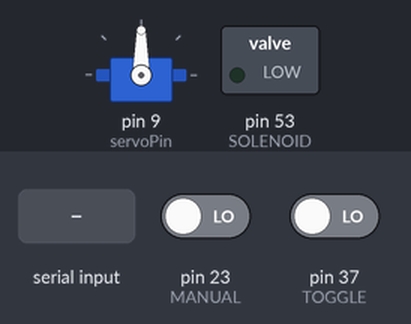
Bench run of a sketch on a simulated Arduino Mega 2560, built with avr-gcc and run on an emulated ATmega2560. Parts: servo, switched loads named in the sketch (green lamp = pin HIGH). Dashed ring = blinking. Inputs (shaded band) come from the test bench; at power-on: pin 37 (TOGGLE) LOW, pin 23 (MANUAL) LOW.

Above: at 1.2 s.
1.3 s: "1" received over Serial
At 1.7 s:
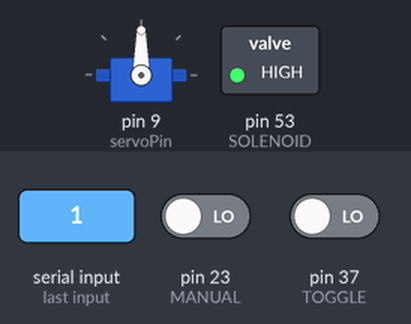
4.3 s: pin 37 (TOGGLE) driven HIGH
At 4.9 s:
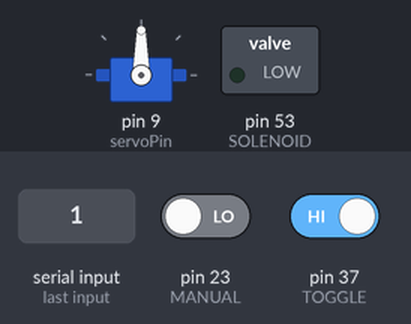
5.8 s: pin 37 (TOGGLE) driven LOW
At 6.7 s:
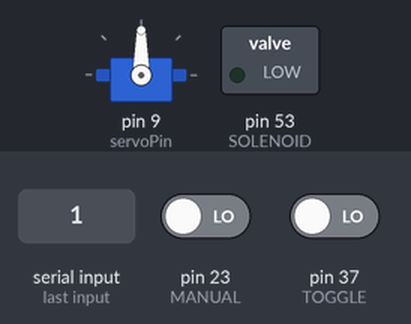
Timing chart, 0 to 14.8 s (numbered marks = the images above; inputs shaded):
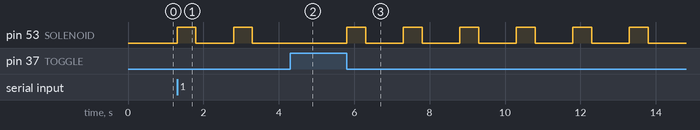

Measured:
- after the input at 1.3 s, pin 53 (SOLENOID): alternates HIGH for 0.50 s and LOW for 1.0 s, starting at once
- after the input at 4.3 s, pin 53 (SOLENOID): stays LOW (without the input it goes to HIGH after 0.00 s)
- after the input at 5.8 s, pin 53 (SOLENOID): alternates HIGH for 0.50 s and LOW for 1.0 s, starting at once

The sketch:

arduino_reward.ino
```cpp
#include <Servo.h>
const int MANUAL    = 23;     // manual reward button pin
const int SOLENOID  = 53;     // output to solenoid transistor switch
const int TOGGLE    = 37;     // Toggle between manual and automatic states

const int rewardDuration  = 500;    // duration of reward, length of time solenoid is on
const int rewardPost      = 1000;   // time to pause after reward, so that no reward is given

const int servoPin = 9;

Servo servoCont;
volatile int buttonOn = LOW;
void setup() {
  // put your setup code here, to run once:
  Serial.begin(9600);
  servoCont.attach(servoPin);
  pinMode(      SOLENOID, OUTPUT);
  digitalWrite( SOLENOID, LOW);

  pinMode(      MANUAL, INPUT);

  pinMode(      TOGGLE, INPUT);
}

void loop() {
  int rewardDelivery = digitalRead(TOGGLE);
  switch (rewardDelivery) {

    //////////////// MANUAL REWARD ////////////////
    case HIGH:
      buttonOn = digitalRead(MANUAL);
      if (buttonOn == HIGH) {
        digitalWrite(SOLENOID, HIGH);
        delay(rewardDuration);
        digitalWrite(SOLENOID, LOW);
        delay(rewardPost);

      } else {
        digitalWrite(SOLENOID, LOW);
      }

      break;

    ////////////// AUTOMATIC REWARD //////////////
    case LOW:

      if (Serial.available() > 0) { // look for serial input

        digitalWrite(SOLENOID, HIGH);
        delay(rewardDuration);
        digitalWrite(SOLENOID, LOW);
        delay(rewardPost);

      } else {
        digitalWrite(SOLENOID, LOW);
      }

      break;

    default:
      break;
  }

}
```
